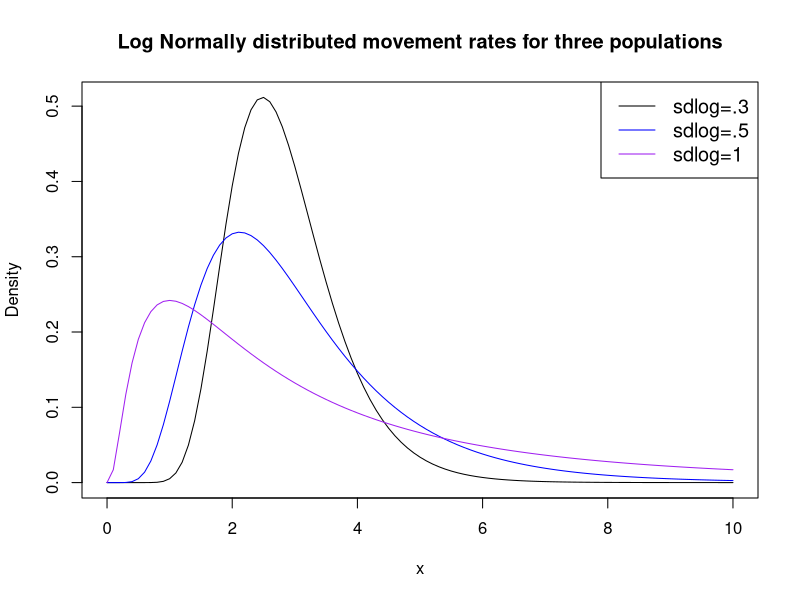
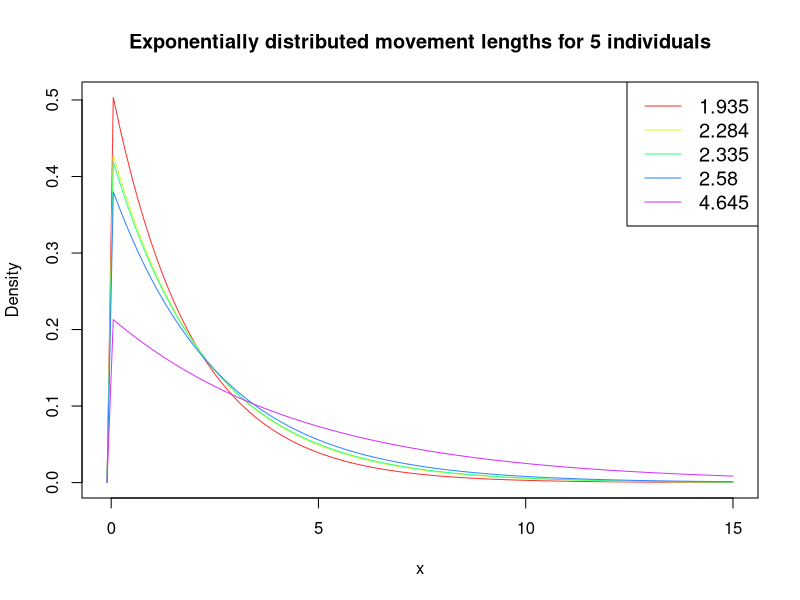
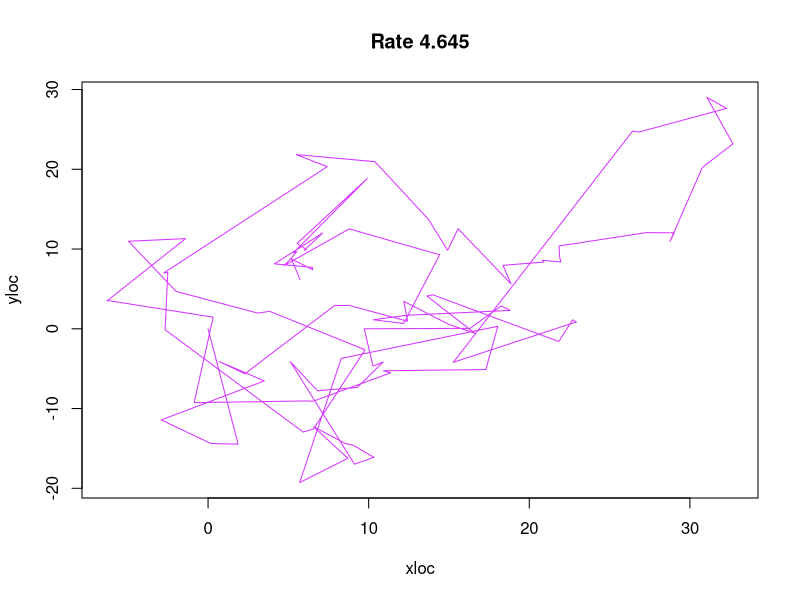
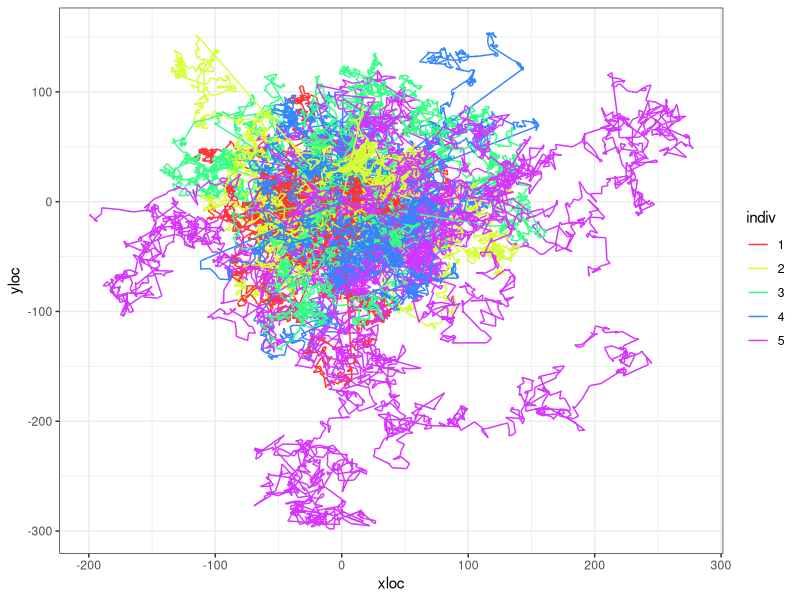
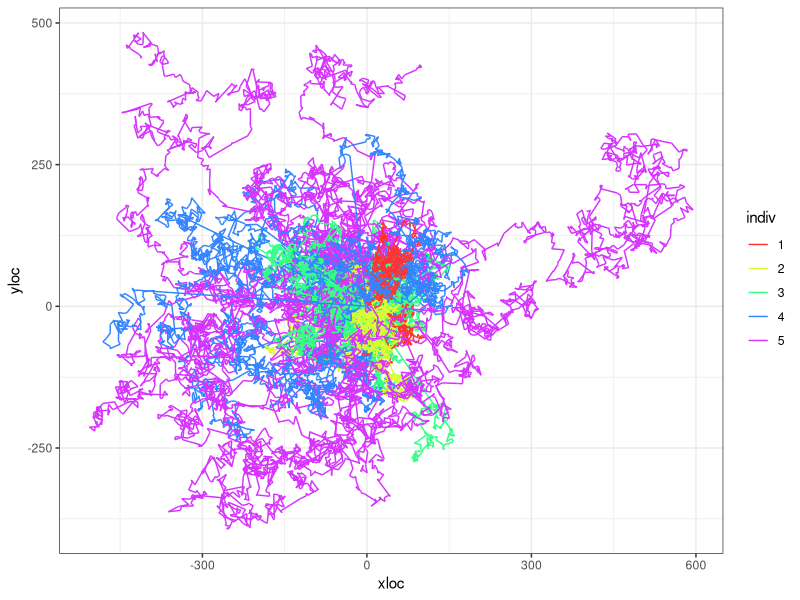
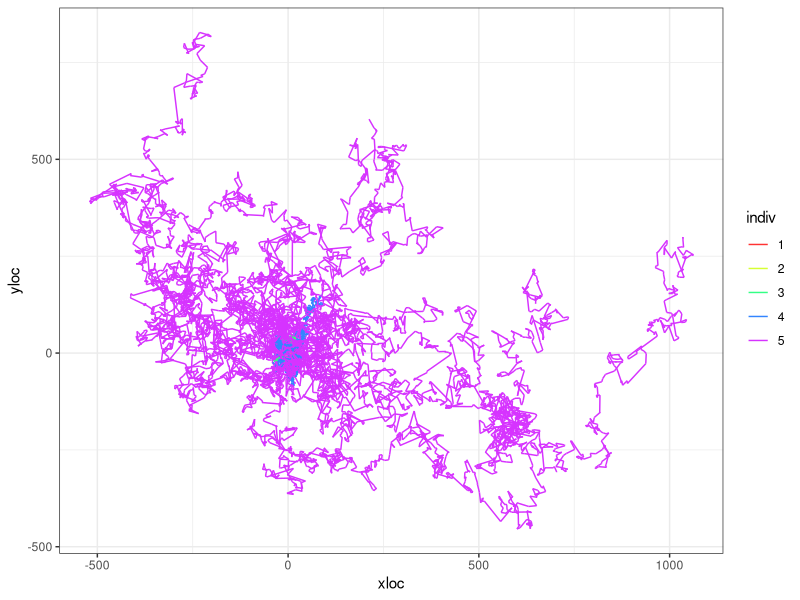
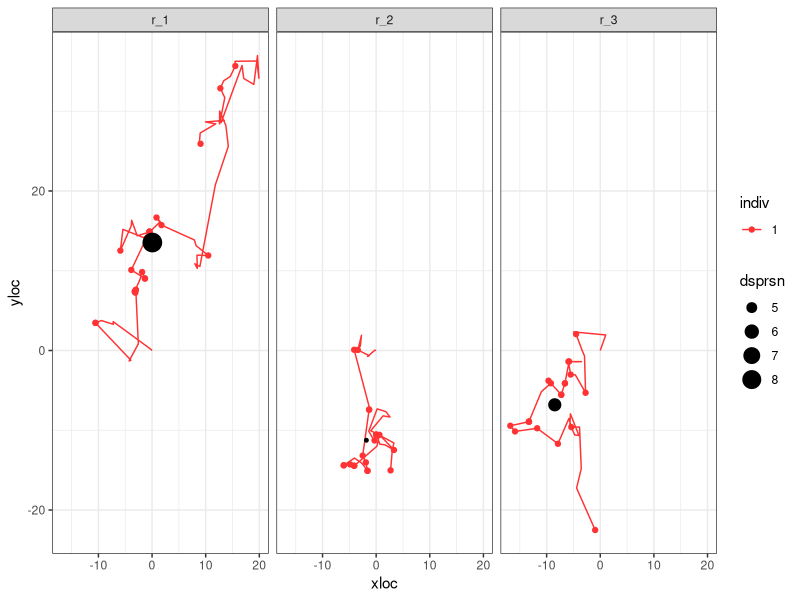

Write R code to recreate these figures, in order.
## ---- chunk 1
knitr::opts_chunk$set(echo = TRUE)
## ---- chunk 2
library(dplyr)
library(tidyr)
library(ggplot2)
## ---- chunk 3
mycols <- c("black", "blue", "purple")
#create density plots
curve(dlnorm(x, meanlog=1, sdlog=.3), from=0, to=10, col=mycols[1],
      main = 'Log Normally distributed movement rates for three populations', #add title
      ylab = 'Density', #change y-axis label
      )
curve(dlnorm(x, meanlog=1, sdlog=.5), from=0, to=10, col=mycols[2], add=TRUE)
curve(dlnorm(x, meanlog=1, sdlog=1), from=0, to=10, col=mycols[3], add=TRUE)

#add legend
legend("topright", legend=c("sdlog=.3", "sdlog=.5", "sdlog=1"),
       col=mycols, lty=1, cex=1.2)
## ---- chunk 4
m_1 <- sort(round(rlnorm(5, meanlog = 1, sdlog = 0.3),3))
m_2 <- sort(round(rlnorm(5, meanlog = 1, sdlog = 0.5),3))
m_3 <- sort(round(rlnorm(5, meanlog = 1, sdlog = 1),3))
## ---- chunk 5

mycols <- rainbow(5, s=0.8)

range <- c(-0.1,15)
#create density plots
curve(dexp(x, 1/m_1[1]), #notice rate for exponential is 1/movement rate.
      from=range[1], to=range[2], 
      col=mycols[1],
      main = 'Exponentially distributed movement lengths for 5 individuals', #add title
      ylab = 'Density', #change y-axis label
      )
for(i in 2:5){
  curve(dexp(x, 1/m_1[i]), 
        from=range[1], to=range[2],
        col=mycols[i], add=TRUE)
}

#add legend
legend("topright", legend= m_1,
       col=mycols, lty=1, cex=1.2)
## ---- chunk 6
t <- 100 # Number of time steps
individual <- 5

tru.rate <- m_1[individual] # In case I want to do scale 1/rate
movedist <- rexp(t, rate = 1/tru.rate)
angle <- runif(t, min = 0, max = 360)
distx <- movedist*cos(angle)
xloc <- c(0, cumsum(distx))
disty <- movedist*sin(angle)
yloc <- c(0, cumsum(disty))
animalTraj <- data.frame(time = 0:t, xloc = xloc, yloc = yloc)

plot(x = xloc, y = yloc, col = mycols[individual], type = "l", main = paste("Rate", tru.rate))

## ---- chunk 7
sim_movement <- function(prm, t = 1000, plot.it = TRUE, return.data.frame = FALSE){
  tru.rate <- round(prm, 3)
  movedist <- rexp(t, rate = 1/tru.rate)
  angle <- runif(t, min = 0, max = 360)
  distx <- movedist*cos(angle)
  xloc <- c(0, cumsum(distx))
  disty <- movedist*sin(angle)
  yloc <- c(0, cumsum(disty))
  animalTraj <- data.frame(time = 0:t, xloc = xloc, yloc = yloc)
  if(plot.it == TRUE){
    plot(x = xloc, y = yloc, type = "l", main = paste("Rate=",tru.rate))
  }
  if(return.data.frame == TRUE){
    return(animalTraj)
  }
}
## ---- chunk 8

df <- NULL

for(j in 1:individual){
  for(k in 1:10){
  a <- sim_movement(m_1[j], plot.it = FALSE, return.data.frame = TRUE) %>% 
    mutate(indiv = as.factor(j),
           run = paste("r_", k))
  df <- rbind.data.frame(df, a)
}
}
  

df %>% 
  ggplot(., aes(x = xloc, y=yloc, group = run, color = indiv)) +
  geom_path() +
  scale_color_manual(values = mycols) +
  theme_bw()
## ---- chunk 9

df <- NULL

for(j in 1:individual){
  for(k in 1:10){
  a <- sim_movement(m_2[j], plot.it = FALSE, return.data.frame = TRUE) %>% 
    mutate(indiv = as.factor(j),
           run = paste("r_", k))
  df <- rbind.data.frame(df, a)
}
}
  

df %>% 
  ggplot(., aes(x = xloc, y=yloc, group = run, color = indiv)) +
  geom_path() +
  scale_color_manual(values = mycols) +
  theme_bw()
## ---- chunk 10

df <- NULL

for(j in 1:individual){
  for(k in 1:10){
  a <- sim_movement(m_3[j], plot.it = FALSE, return.data.frame = TRUE) %>% 
    mutate(indiv = as.factor(j),
           run = paste("r_", k))
  df <- rbind.data.frame(df, a)
}
}
  

df %>% 
  ggplot(., aes(x = xloc, y=yloc, group = run, color = indiv)) +
  geom_path() +
  scale_color_manual(values = mycols) +
  theme_bw()
## ---- chunk 11
sim_seeds <- function(nseeds = 20, m.prms = NULL,...){
  grt <- round(rgamma(nseeds, shape = 4, scale = 5))
  t.grt <- max(grt)

  df <- sim_movement(m.prms, t = t.grt, plot.it = FALSE, return.data.frame = TRUE)

  df %>% 
    left_join(., data.frame(s.id = 1:nseeds, time = grt)) %>% 
    mutate(disp = sqrt(xloc^2+yloc^2)) -> df
  
  return(df)
}

summ_seeds <- function(df = NULL){
  df %>% 
  drop_na(s.id) %>% 
  mutate(xi = (mean(xloc)-xloc)^2,
         yi = (mean(yloc)-yloc)^2) %>% 
  summarise(x = mean(xloc),
            y = mean(yloc),
            av.disp = mean(disp),
            se.disp = sd(disp)/sqrt(n()),
            dsprsn = sum(sqrt(xi+yi))/n()) -> s.df
  return(s.df)
}

# a <- sim_seeds(m.prms = m_1[1])
# summ_seeds(a)
## ---- chunk 12

df <- NULL
summ.df <- NULL

for(j in 1:1){
  for(k in 1:3){
    a <- sim_seeds(m.prms = m_1[j]) %>% 
      mutate(indiv = as.factor(j),
             run = paste0("r_",k))
    
    b <- summ_seeds(a) %>% 
      mutate(indiv = as.factor(j),
             run = paste0("r_",k))
    
    df <- rbind.data.frame(df, a) 
    summ.df <- rbind.data.frame(summ.df, b) 
}
}
  

df %>% 
  ggplot(., aes(x = xloc, y=yloc, 
                #group = run,
                color = indiv)) +
  facet_wrap(~run) +
  geom_path() +
  scale_color_manual(values = mycols) +
  geom_point(data = df %>% drop_na(s.id), 
             aes(x = xloc, y = yloc)) +
  geom_point(data = summ.df, aes(x = x, y=y, size = dsprsn), color = "black") +
  theme_bw()
